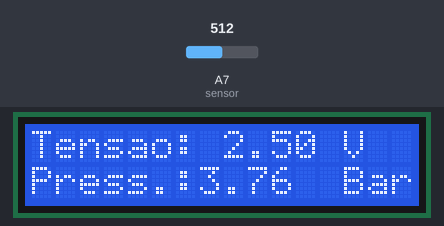
A sketch run on a simulated Arduino Nano, built with avr-gcc and run on an emulated ATmega328P. Parts: 16×2 character LCD. The inputs (shaded band) are chosen by the test bench; at power-on: A7 (sensor) = 512. What the sketch prints to the serial monitor is not drawn.

Above: at 2.2 s.
2.3 s: A7 (sensor) set to 716
At 4.2 s:
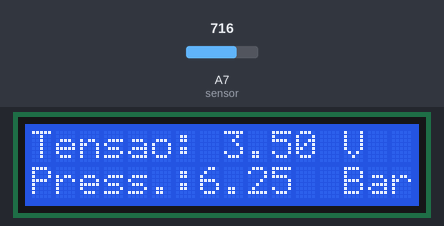
4.5 s: A7 (sensor) set to 900
At 6.3 s:
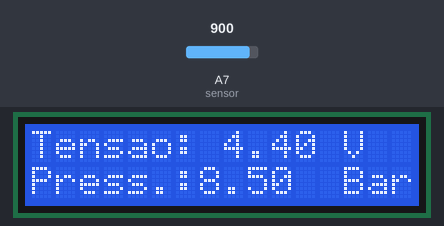
6.6 s: A7 (sensor) set to 1023
At 8.5 s:
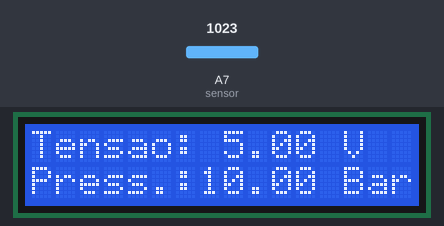
Timing chart, 0 to 10.0 s (numbered marks = the images above; inputs shaded):
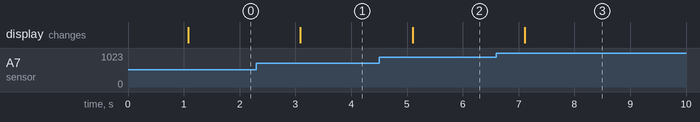

The sketch:

Sensor_PS10B.ino
```cpp
#include <LiquidCrystal.h>
#include <EEPROM.h>
LiquidCrystal lcd(8, 9, 4, 5, 6, 7);

int sensor = A7;

void setup() {
  lcd.begin(16, 2);
  lcd.clear();
  lcd.setCursor(0, 0);
  lcd.print(" Sensor PS-10B");
  lcd.setCursor(0, 1);
  lcd.print("Leit. de Pressao");
  delay(1000);
  lcd.clear();
  pinMode(sensor, INPUT);
  Serial.begin(9600); //Inicializa o monitor Serial


}

void loop() {


  float tensao = analogRead(sensor)*5.0/1023.0;
  float pressao1 = (tensao-1);//Equação da curva do sensor (Y= 0,4X + 1)
  float pressao = pressao1/0.4;
  Serial.print("Tensão de saída do PS-10B (V): ");
  Serial.println(tensao);
  Serial.print("Pressão (Bar): ");
  Serial.println(pressao);
  lcd.setCursor(0, 0);
  lcd.print("Tensao:");
  lcd.setCursor(8, 0);
  lcd.print(tensao);
  lcd.setCursor(13,0);
  lcd.print("V");
  lcd.setCursor(0, 1);
  lcd.print("Press.:");
  lcd.setCursor(7, 1);
  lcd.print(pressao);
  lcd.setCursor(13,1);
  lcd.print("Bar");
  delay(1000);
}
```

Measured:
- after the input at 2.3 s, the display: changes after 0.79 s (image 1)
- after the input at 4.5 s, the display: changes after 0.60 s (image 2)
- after the input at 6.6 s, the display: changes after 0.51 s (image 3)
